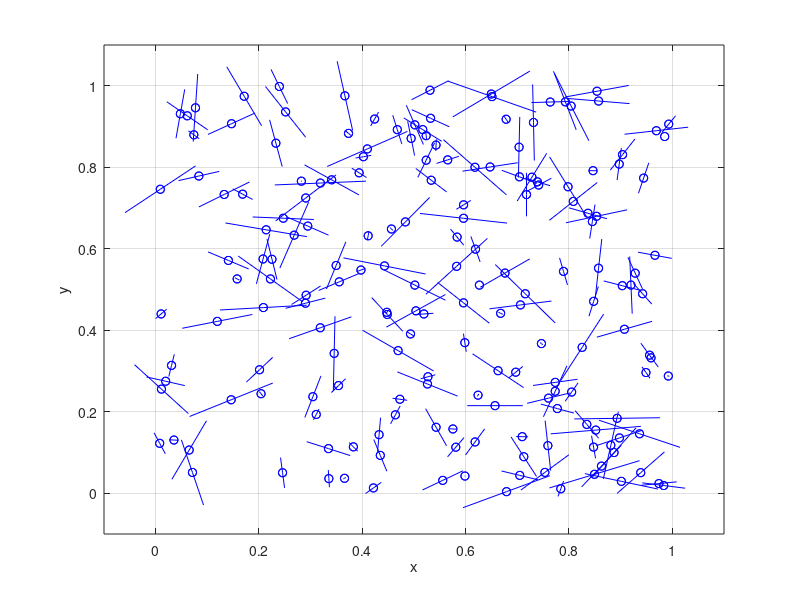

Write the MATLAB code that produced this figure. (Note: this script raises an error after producing the figure.)
clear all
close all

n = 181;
dsudut = 1;

x = rand(n,1);
y = rand(n,1);

azi = zeros(n,1);
u = zeros(n,1);
v = zeros(n,1);

w = rand(n,1);
for i = 1:n
    azi(i)=i*dsudut;
    u(i)=w(i)*(sin(azi(i)*pi/180)); % delta x
    v(i)=w(i)*(cos(azi(i)*pi/180)); % delta y
end

figure(1)

quiver(x,y,u,v,"-ob")
hold on 
quiver(x,y,-u,-v,"-ob")
xlim([-0.1 1.1])
ylim([-0.1,1.1])
xlabel('x')
ylabel('y')
grid on

load ('matriks.mat')

u2 = zeros(n,1);
v2 = zeros(n,1);

for i = 1:n
    if indeks(i) == 9
        u2(i)=w(i)*(sin(azi(i)*pi/180)); % delta x
        v2(i)=w(i)*(cos(azi(i)*pi/180)); % delta y
        azi(i);
    end
end

hold on
quiver(x,y,u2,v2,".-r") %'AutoScale','off'
hold on
quiver(x,y,-u2,-v2,".-r")
xlim([-0.1 1.1])
ylim([-0.1 1.1])
xlabel('x')
ylabel('y')
grid on